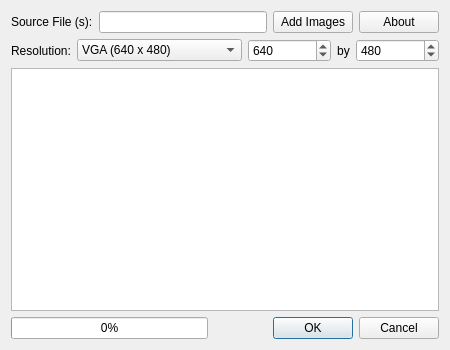
<?xml version="1.0" encoding="UTF-8"?>
<ui version="4.0">
 <class>imageresizer</class>
 <widget class="QDialog" name="imageresizer">
  <property name="enabled">
   <bool>true</bool>
  </property>
  <property name="geometry">
   <rect>
    <x>0</x>
    <y>0</y>
    <width>450</width>
    <height>350</height>
   </rect>
  </property>
  <property name="windowTitle">
   <string>imageresizer</string>
  </property>
  <property name="windowIcon">
   <iconset resource="files.qrc">
    <normaloff>:/icons/image_edit.ico</normaloff>:/icons/image_edit.ico</iconset>
  </property>
  <property name="styleSheet">
   <string notr="true"/>
  </property>
  <layout class="QGridLayout" name="gridLayout_2">
   <item row="0" column="0">
    <layout class="QHBoxLayout" name="urlHLayout">
     <item>
      <widget class="QLabel" name="sourceFileLabel">
       <property name="text">
        <string>Source File (s):</string>
       </property>
      </widget>
     </item>
     <item>
      <widget class="QLineEdit" name="urlLineEdit">
       <property name="readOnly">
        <bool>true</bool>
       </property>
      </widget>
     </item>
     <item>
      <widget class="QPushButton" name="browseButton">
       <property name="text">
        <string>Add Images</string>
       </property>
      </widget>
     </item>
     <item>
      <widget class="QPushButton" name="aboutButton">
       <property name="text">
        <string>About</string>
       </property>
      </widget>
     </item>
    </layout>
   </item>
   <item row="1" column="0">
    <layout class="QHBoxLayout" name="horizontalLayout">
     <item>
      <widget class="QLabel" name="label">
       <property name="text">
        <string>Resolution:</string>
       </property>
      </widget>
     </item>
     <item>
      <widget class="QComboBox" name="resolutionComboBox">
       <item>
        <property name="text">
         <string>VGA (640 x 480)</string>
        </property>
       </item>
       <item>
        <property name="text">
         <string>WVGA (800 x 480)</string>
        </property>
       </item>
       <item>
        <property name="text">
         <string>SVGA (800 x 600)</string>
        </property>
       </item>
       <item>
        <property name="text">
         <string>XGA (1024 X 768)</string>
        </property>
       </item>
       <item>
        <property name="text">
         <string>HD 720p (1280 x 720)</string>
        </property>
       </item>
       <item>
        <property name="text">
         <string>HD 1080p (1920 x 1080)</string>
        </property>
       </item>
      </widget>
     </item>
     <item>
      <widget class="QSpinBox" name="widthSpinBox">
       <property name="sizePolicy">
        <sizepolicy hsizetype="MinimumExpanding" vsizetype="Fixed">
         <horstretch>0</horstretch>
         <verstretch>0</verstretch>
        </sizepolicy>
       </property>
       <property name="minimum">
        <number>1</number>
       </property>
       <property name="maximum">
        <number>4096</number>
       </property>
       <property name="value">
        <number>640</number>
       </property>
      </widget>
     </item>
     <item>
      <widget class="QLabel" name="byLabel">
       <property name="sizePolicy">
        <sizepolicy hsizetype="Fixed" vsizetype="Minimum">
         <horstretch>0</horstretch>
         <verstretch>0</verstretch>
        </sizepolicy>
       </property>
       <property name="text">
        <string>by</string>
       </property>
       <property name="alignment">
        <set>Qt::AlignCenter</set>
       </property>
      </widget>
     </item>
     <item>
      <widget class="QSpinBox" name="heightSpinBox">
       <property name="sizePolicy">
        <sizepolicy hsizetype="MinimumExpanding" vsizetype="Fixed">
         <horstretch>0</horstretch>
         <verstretch>0</verstretch>
        </sizepolicy>
       </property>
       <property name="buttonSymbols">
        <enum>QAbstractSpinBox::UpDownArrows</enum>
       </property>
       <property name="accelerated">
        <bool>true</bool>
       </property>
       <property name="minimum">
        <number>1</number>
       </property>
       <property name="maximum">
        <number>2160</number>
       </property>
       <property name="value">
        <number>480</number>
       </property>
      </widget>
     </item>
    </layout>
   </item>
   <item row="2" column="0">
    <widget class="QTextBrowser" name="debugTextBrowser">
     <property name="toolTip">
      <string>Browses to home directory to add images
</string>
     </property>
     <property name="autoFillBackground">
      <bool>false</bool>
     </property>
     <property name="html">
      <string>&lt;!DOCTYPE HTML PUBLIC &quot;-//W3C//DTD HTML 4.0//EN&quot; &quot;http://www.w3.org/TR/REC-html40/strict.dtd&quot;&gt;
&lt;html&gt;&lt;head&gt;&lt;meta name=&quot;qrichtext&quot; content=&quot;1&quot; /&gt;&lt;style type=&quot;text/css&quot;&gt;
p, li { white-space: pre-wrap; }
&lt;/style&gt;&lt;/head&gt;&lt;body style=&quot; font-family:'MS Shell Dlg 2'; font-size:7.8pt; font-weight:400; font-style:normal;&quot;&gt;
&lt;p style=&quot;-qt-paragraph-type:empty; margin-top:0px; margin-bottom:0px; margin-left:0px; margin-right:0px; -qt-block-indent:0; text-indent:0px; font-size:8pt;&quot;&gt;&lt;/p&gt;
&lt;p style=&quot;-qt-paragraph-type:empty; margin-top:0px; margin-bottom:0px; margin-left:0px; margin-right:0px; -qt-block-indent:0; text-indent:0px; font-size:8pt;&quot;&gt;&lt;/p&gt;&lt;/body&gt;&lt;/html&gt;</string>
     </property>
    </widget>
   </item>
   <item row="3" column="0">
    <layout class="QHBoxLayout" name="buttonBoxHLayout" stretch="3,1,2">
     <property name="spacing">
      <number>0</number>
     </property>
     <item>
      <widget class="QProgressBar" name="statusProgressBar">
       <property name="value">
        <number>0</number>
       </property>
       <property name="textVisible">
        <bool>true</bool>
       </property>
      </widget>
     </item>
     <item>
      <spacer name="horizontalSpacer">
       <property name="orientation">
        <enum>Qt::Horizontal</enum>
       </property>
       <property name="sizeHint" stdset="0">
        <size>
         <width>40</width>
         <height>20</height>
        </size>
       </property>
      </spacer>
     </item>
     <item>
      <widget class="QDialogButtonBox" name="buttonBox">
       <property name="sizePolicy">
        <sizepolicy hsizetype="MinimumExpanding" vsizetype="Fixed">
         <horstretch>0</horstretch>
         <verstretch>0</verstretch>
        </sizepolicy>
       </property>
       <property name="minimumSize">
        <size>
         <width>0</width>
         <height>0</height>
        </size>
       </property>
       <property name="standardButtons">
        <set>QDialogButtonBox::Cancel|QDialogButtonBox::Ok</set>
       </property>
      </widget>
     </item>
    </layout>
   </item>
  </layout>
 </widget>
 <layoutdefault spacing="6" margin="11"/>
 <resources>
  <include location="files.qrc"/>
 </resources>
 <connections/>
</ui>
